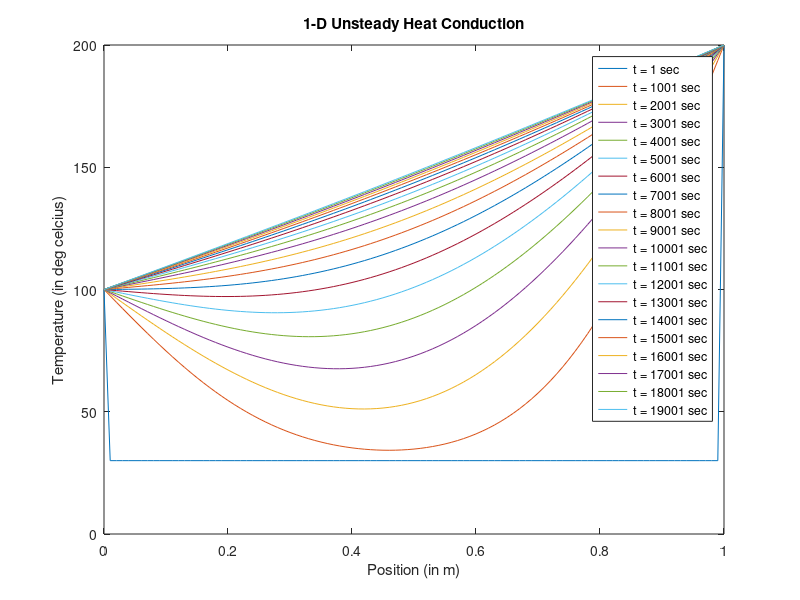

Recreate this plot in MATLAB.
close all;
clear;
clc;

%Given Data
L = 1;                  %in m
alpha = 2.3*10^(-5);    %in m^2/sec
T_left = 100;             %in deg celcius
T_right = 200;          %in deg celcius

%Grid Parameters
nx = 101;               %number of grid points for x
nt = 20000;             %number of grid points for t
dx = L/(nx-1);          %in m
dt = 1;                 %in sec

%Initilizing the grid
T = zeros(nx,nt);

%Initial Condition
T(:,1) = 30;

%Boundary Conditions
T(1,:) = T_left;
T(end,:) = T_right;

error = 0;
epsilon = 1*10^(-4);    %error tolerance

%Using Crank-Nicholson Method

%Coefficients
a = -(alpha*dt)/(2*dt^2);
b = (1 + (alpha*dt)/(dt^2));
c = -(alpha*dt)/(2*dt^2);

%Tri diagonal Matrix
diagonals = [a*ones(nx-2, 1), b*ones(nx-2, 1), c*ones(nx-2, 1)];
offsets = [-1, 0, 1];    
A = spdiags(diagonals,offsets,nx-2,nx-2);
A
%K Matrix
K = zeros(nx-2,1);

for n = 1:nt-1
    T_new = T(:,n);
    for i = 2:nx-1
        K(i-1) = T(i,n) + alpha*dt*(T(i+1,n) - 2*T(i,n) + T(i-1,n))/dx^2;
    end

    T_new(2:nx-1) = A\K; 
    
    %error calculation
    error = max(abs(T_new - T(:,n+1)));
    
    %checking for convergence
    if error<epsilon
        break;
    end
    T(:,n+1) = T_new;
end


%Temperature profile with time evolution
figure(1)
x = linspace(0, L, nx);
for n = 1:1000:20000
    plot(x, T(:, n), 'DisplayName', sprintf('t = %d sec', n));hold on;
end

xlabel('Position (in m)');
ylabel('Temperature (in deg celcius)');
title('1-D Unsteady Heat Conduction');
legend('show');